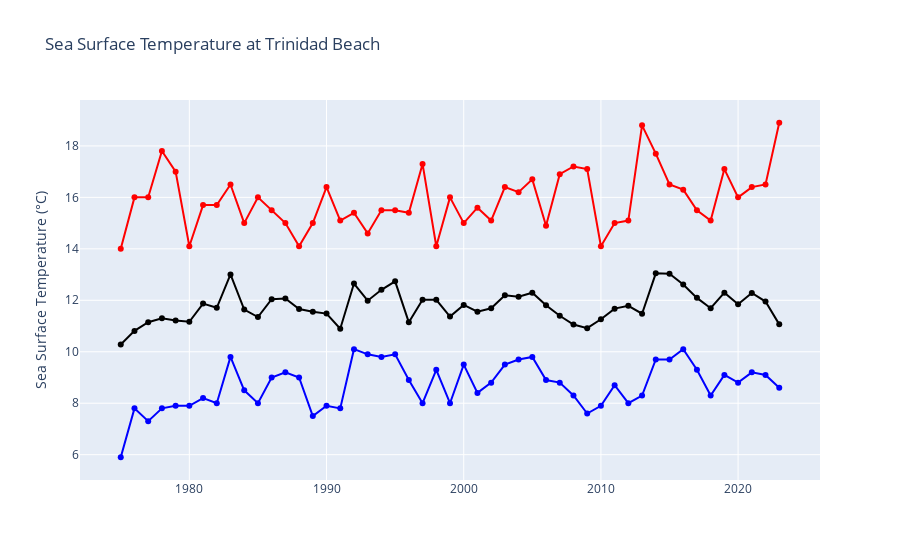

Here is the notebook cell this chart was saved with:
### Code cell
import plotly.graph_objects as go
fig = go.Figure()

fig.add_trace(go.Scatter(x=yearly_stats.index, y=yearly_stats.mean_sst, mode='lines', name='Yearly Mean', line=dict(color='black'), showlegend=False))
fig.add_trace(go.Scatter(x=yearly_stats.index, y=yearly_stats.min_sst, mode='lines', name='Yearly Min', line=dict(color='blue'), showlegend=False))
fig.add_trace(go.Scatter(x=yearly_stats.index, y=yearly_stats.max_sst, mode='lines', name='Yearly Max', line=dict(color='red'), showlegend=False))

# Update traces to include markers and disable hovertemplate
fig.update_traces(mode="markers+lines", hovertemplate=None)
fig.update_layout(title='Sea Surface Temperature at Trinidad Beach', yaxis_title='Sea Surface Temperature (°C)', hovermode="x unified")

# Save figure
fig.write_html('trinidad_beach_time_series.html')
fig

### Figure 1 — Plotly figure (JSON) as saved in the notebook; plotly's stock layout.template omitted (floating-point values rounded to 4 significant figures)
{"data": [{"line": {"color": "black"}, "mode": "markers+lines", "name": "Yearly Mean", "showlegend": false, "type": "scatter", "x": [1975, 1976, 1977, 1978, 1979, 1980, 1981, 1982, 1983, 1984, 1985, 1986, 1987, 1988, 1989, 1990, 1991, 1992, 1993, 1994, 1995, 1996, 1997, 1998, 1999, 2000, 2001, 2002, 2003, 2004, 2005, 2006, 2007, 2008, 2009, 2010, 2011, 2012, 2013, 2014, 2015, 2016, 2017, 2018, 2019, 2020, 2021, 2022, 2023], "y": [10.28, 10.81, 11.15, 11.3, 11.22, 11.17, 11.87, 11.71, 13.0, 11.64, 11.35, 12.04, 12.07, 11.66, 11.56, 11.48, 10.89, 12.65, 11.98, 12.41, 12.74, 11.14, 12.02, 12.02, 11.37, 11.82, 11.56, 11.69, 12.19, 12.14, 12.3, 11.81, 11.4, 11.06, 10.92, 11.26, 11.68, 11.79, 11.48, 13.05, 13.03, 12.61, 12.09, 11.69, 12.3, 11.85, 12.28, 11.95, 11.06]}, {"line": {"color": "blue"}, "mode": "markers+lines", "name": "Yearly Min", "showlegend": false, "type": "scatter", "x": [1975, 1976, 1977, 1978, 1979, 1980, 1981, 1982, 1983, 1984, 1985, 1986, 1987, 1988, 1989, 1990, 1991, 1992, 1993, 1994, 1995, 1996, 1997, 1998, 1999, 2000, 2001, 2002, 2003, 2004, 2005, 2006, 2007, 2008, 2009, 2010, 2011, 2012, 2013, 2014, 2015, 2016, 2017, 2018, 2019, 2020, 2021, 2022, 2023], "y": [5.9, 7.8, 7.3, 7.8, 7.9, 7.9, 8.2, 8, 9.8, 8.5, 8, 9, 9.2, 9, 7.5, 7.9, 7.8, 10.1, 9.9, 9.8, 9.9, 8.9, 8, 9.3, 8, 9.5, 8.4, 8.8, 9.5, 9.7, 9.8, 8.9, 8.8, 8.3, 7.6, 7.9, 8.7, 8, 8.3, 9.7, 9.7, 10.1, 9.3, 8.3, 9.1, 8.8, 9.2, 9.1, 8.6]}, {"line": {"color": "red"}, "mode": "markers+lines", "name": "Yearly Max", "showlegend": false, "type": "scatter", "x": [1975, 1976, 1977, 1978, 1979, 1980, 1981, 1982, 1983, 1984, 1985, 1986, 1987, 1988, 1989, 1990, 1991, 1992, 1993, 1994, 1995, 1996, 1997, 1998, 1999, 2000, 2001, 2002, 2003, 2004, 2005, 2006, 2007, 2008, 2009, 2010, 2011, 2012, 2013, 2014, 2015, 2016, 2017, 2018, 2019, 2020, 2021, 2022, 2023], "y": [14, 16, 16, 17.8, 17, 14.1, 15.7, 15.7, 16.5, 15, 16, 15.5, 15, 14.1, 15, 16.4, 15.1, 15.4, 14.6, 15.5, 15.5, 15.4, 17.3, 14.1, 16, 15, 15.6, 15.1, 16.4, 16.2, 16.7, 14.9, 16.9, 17.2, 17.1, 14.1, 15, 15.1, 18.8, 17.7, 16.5, 16.3, 15.5, 15.1, 17.1, 16, 16.4, 16.5, 18.9]}], "layout": {"hovermode": "x unified", "title": {"text": "Sea Surface Temperature at Trinidad Beach"}, "yaxis": {"title": {"text": "Sea Surface Temperature (°C)"}}}}
